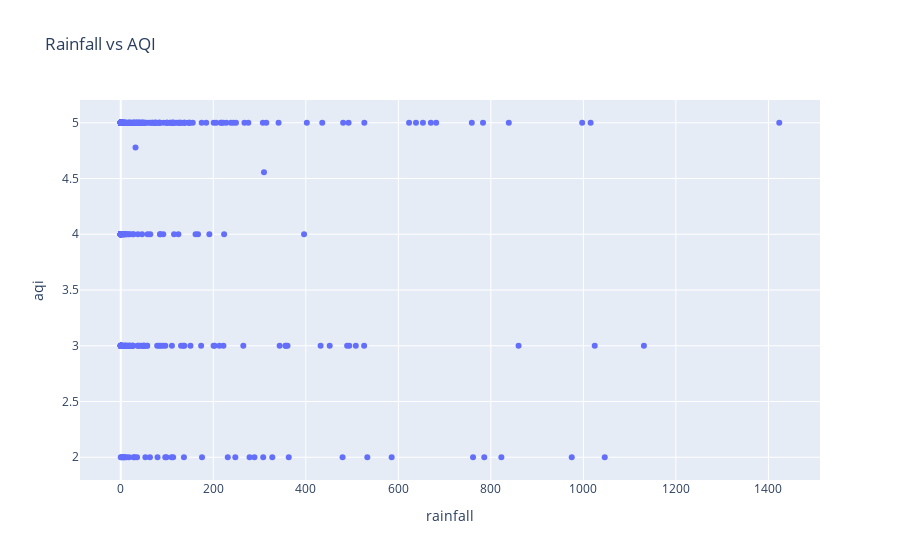

Notebook code cell kept with this figure:
### Markdown cell above
##### **Rainfall vs AQI**

### Code cell
fig = px.scatter(
    daily_df,
    x='rainfall',
    y='aqi',
    title='Rainfall vs AQI'
)

fig.show()

### Figure 1 — Plotly figure (JSON) as saved in the notebook; plotly's stock layout.template omitted (floating-point values rounded to 4 significant figures; data arrays with more than 128 entries replaced by an {"elided": "..."} marker saying what was removed)
{"data": [{"hovertemplate": "rainfall=%{x}<br>aqi=%{y}<extra></extra>", "legendgroup": "", "marker": {"color": "#636efa", "symbol": "circle"}, "mode": "markers", "name": "", "orientation": "v", "showlegend": false, "type": "scatter", "x": {"elided": "796 float values"}, "xaxis": "x", "y": {"elided": "796 float values"}, "yaxis": "y"}], "layout": {"legend": {"tracegroupgap": 0}, "title": {"text": "Rainfall vs AQI"}, "xaxis": {"anchor": "y", "domain": [0, 1], "title": {"text": "rainfall"}}, "yaxis": {"anchor": "x", "domain": [0, 1], "title": {"text": "aqi"}}}}
